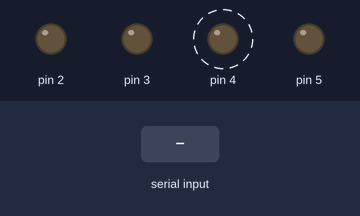
Simulated run of this sketch. Board: Arduino Uno, built with avr-gcc and run on an emulated ATmega328P. On the bench: output pins drawn as LEDs (lit = HIGH). Dashed ring = blinking. The test bench sets the inputs (shaded band). Random numbers use the default seed unless the sketch sets one; what the sketch prints to the serial monitor is not drawn.

Above: at 5.2 s.
5.3 s: "1" received over Serial
At 6.6 s:
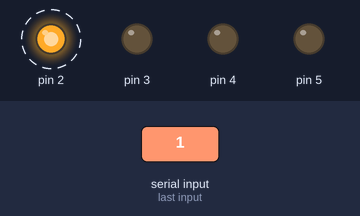
At 10.2 s:
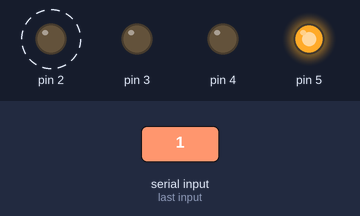
Timing chart, 0 to 11.9 s (numbered marks = the images above; inputs shaded):
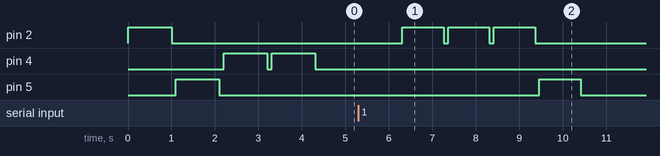

The sketch:

controlador.ino
```cpp
long randNumber;
int confirmationBit=0;
String order;
int sleep=1000;
int flag=1;

void setup() {
  Serial.begin(9600);
  randomSeed(analogRead(0));
  pinMode(2, OUTPUT);
  pinMode(3, OUTPUT);
  pinMode(4, OUTPUT);
  pinMode(5, OUTPUT);
  digitalWrite(2,LOW);
  digitalWrite(3,LOW);
  digitalWrite(4,LOW);
  digitalWrite(5,LOW);
}

void loop() {
  order="";
  //generates random number and turn on leds depending on pattern
  for (int i=0; i<4; i++){
    randNumber = random(2, 6);
    order.concat(String(randNumber));
    digitalWrite(randNumber, HIGH);
    delay(sleep);
    digitalWrite(randNumber, LOW);
    delay(100);
  }
  //Serial.write(order.toInt());
  Serial.println(order);
  //reads the serial and waits for the confirmation bit
  confirmationBit = Serial.read();
  flag=1;
  while(flag){
    if (Serial.available() > 0) {
    // read the incoming byte:
    confirmationBit = Serial.read();
    }
    if(confirmationBit==49){//49 is 1
      flag=0;
    }
    else if(confirmationBit==50){//50 is 2
      sleep=1000;
      flag=0;
    }
    delay(10);
  }
  delay(1000);
  //clear the buffer from garbage values
  while(Serial.available() > 0) {
    char t = Serial.read();
  }
  if(sleep>100){
    sleep = sleep - 50;
  }
}
```

Measured:
- after the input at 5.3 s, pin 2: alternates HIGH for 0.95 s and LOW for 0.10 s, 6 changes in all, then stays LOW, starting after 1.0 s; pin 5: LOW → HIGH after 4.2 s, → LOW 0.95 s later
- by itself, pin 4: alternates HIGH for 1.0 s and LOW for 0.10 s
